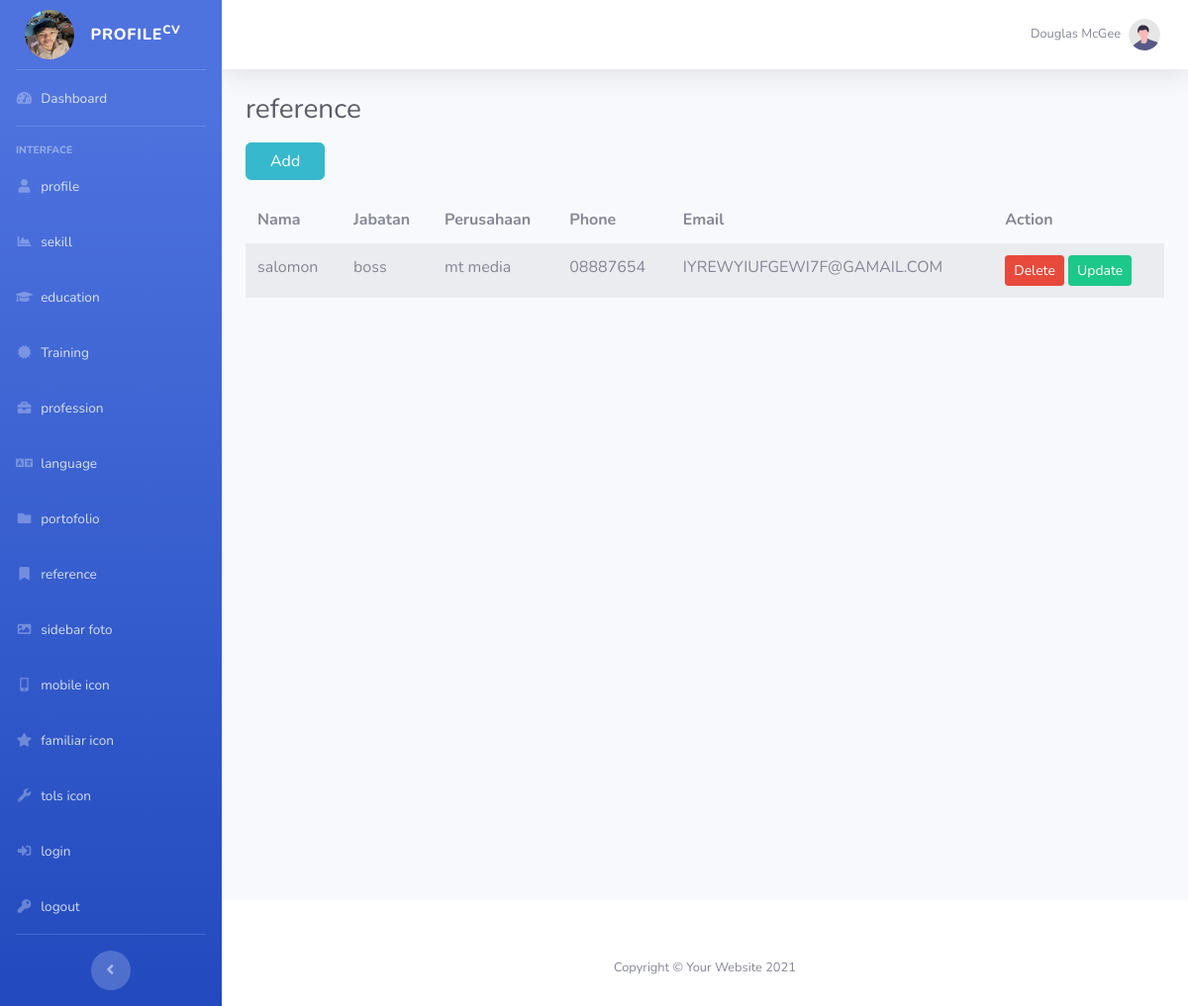
The page /tabel_referece.php (signed in) on the database its author committed.
### tables this page shows
CREATE TABLE `reference` (
  `id_reperence` int(11) NOT NULL,
  `nama` varchar(200) NOT NULL,
  `jabatan` varchar(200) NOT NULL,
  `perusahaan` varchar(200) NOT NULL,
  `phone` varchar(200) NOT NULL,
  `email` varchar(256) NOT NULL
);

### tabel_referece.php (the view, shortened to what this page needs)
<?php
include "connection.php";
$select_reference = mysqli_query($koneksi, "SELECT * FROM reference ORDER BY id_reperence DESC");
?>
<?php include "header.php"; ?>
<body id="page-top">
    <div id="wrapper">
        <?php include "sidebar.php"; ?>
        <div id="content-wrapper" class="d-flex flex-column">
            <div id="content">
                <?php include "topbar.php"; ?>
                <div class="container-fluid">
                    <h1 class="h3 mb-3 text-gray-800">reference</h1>
                    <div class="mb-3">
                        <a href="form_reference.php" class="btn btn-info px-4">Add</a>
                    </div>
                    <div class="table-responsive">
                        <table class="table table-borderless table-striped">
                            <thead>
                                <tr class="text-secondary">
                                    <th scope="col">Nama</th>
                                    <th scope="col">Jabatan</th>
                                    <th scope="col">Perusahaan</th>
                                    <th scope="col">Phone</th>
                                    <th scope="col">Email</th>
                                    <th scope="col">Action</th>
                                </tr>
                            </thead>
                            <tbody>
                                <?php while ($tampil = mysqli_fetch_object($select_reference)) : ?>
                                    <tr>
                                        <td><?php echo htmlspecialchars($tampil->nama); ?></td>
                                        <td><?php echo htmlspecialchars($tampil->jabatan); ?></td>
                                        <td><?php echo htmlspecialchars($tampil->perusahaan); ?></td>
                                        <td><?php echo htmlspecialchars($tampil->phone); ?></td>
                                        <td><?php echo htmlspecialchars($tampil->email); ?></td>
                                        <td>
                                            <a href="delete_reference.php?id=<?php echo $tampil->id_reperence; ?>" class="btn btn-danger btn-sm" onclick="return confirm('Yakin ingin menghapus data ini?');">
                                                Delete
                                            </a>
                                            <a href="update_form_reference.php?id=<?php echo $tampil->id_reperence; ?>" class="btn btn-success btn-sm">
                                                Update
                                            </a>
                                        </td>
                                    </tr>
                                <?php endwhile; ?>
                            </tbody>
                        </table>
                    </div>
                </div>
            </div>
            <?php include "footer.php"; ?>
        </div>
    </div>
</body>
</html>

### rows shown on the page
reference: nama "salomon", jabatan "boss", perusahaan "mt media", phone "08887654", email "IYREWYIUFGEWI7F@GAMAIL.COM"
